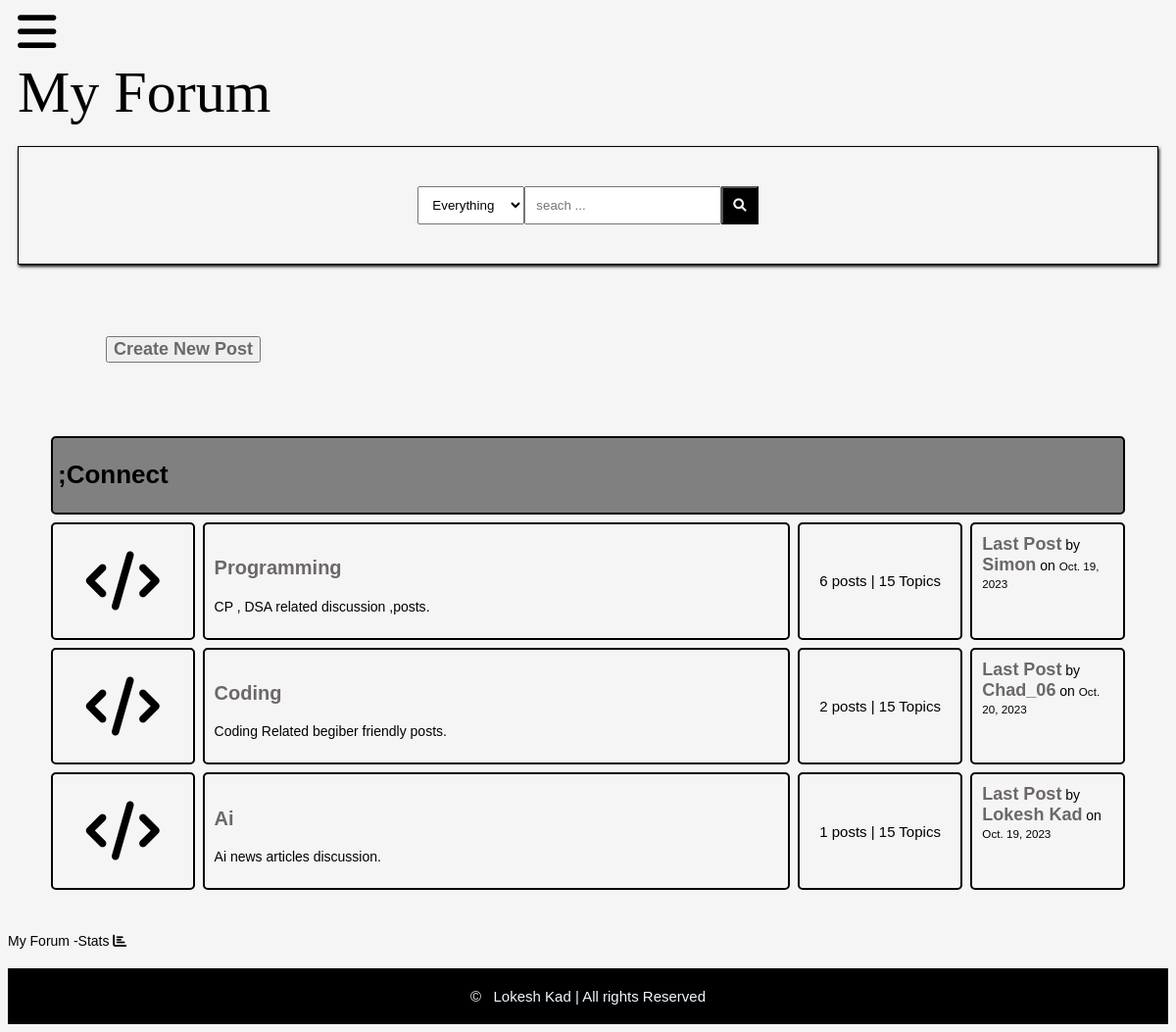
The page / on the database its author committed.
### posts/models.py (models this page shows, shortened)
class Category(models.Model):
    title=models.CharField(max_length=50)
    slug=models.SlugField(max_length=400,unique=True,blank=True)
    description=models.TextField(default="description")
    class Meta:
        verbose_name_plural="categories"
    def get_url(self):
        return reverse("posts",kwargs={
            "slug":self.slug
        })
    @property
    def num_posts(self):
        return Post.objects.filter(categories=self).count()
    @property
    def last_posts(self):
        return Post.objects.filter(categories=self).latest("date")

class Post(models.Model):
    title=models.CharField(max_length=400)
    slug=models.SlugField(max_length=400,unique=True,blank=True)
    user=models.ForeignKey(Author,on_delete=models.CASCADE)
    content=HTMLField()
    categories=models.ManyToManyField(Category)
    date=models.DateTimeField(auto_now_add=True)
    approved=models.BooleanField(default=False)
    hit_count_generic=GenericRelation(HitCount,object_id_field='object_pk',related_query_name='hit_count_generic_relation')
    tag=TaggableManager()
    comments=models.ManyToManyField(Comment,blank=True)
    approved = models.BooleanField(default=True)

class Author(models.Model):
    user=models.ForeignKey(User,on_delete=models.CASCADE)
    fullname=models.CharField(max_length=40,blank=True)
    slug=models.SlugField(max_length=400,unique=True,blank=True)
    bio=HTMLField()
    points=models.IntegerField(default=0)
    profile_pic=ResizedImageField(size=[50,80],quality=100,upload_to="authors",default=None,null=True,blank=True)

### posts/views.py (the view)
# urls.py: 2. Add a URL to urlpatterns:  path('', views.home, name='home')
def home(request):
    forums=Category.objects.all()
    return render(request,'home.html',{'post':forums})

### template/home.html
{%extends 'base.html'%}
{%block content%}
    <div class="container">
        <div class="subforum">
            <div class="subforum-title">
                <h1>;Connect</h1>
            </div>
        {%for post in post%}
            <div class="subforum-row">
                <div class="subforum-icon subforum-column centre">
                    <i class="fa fa-code"></i>
                </div>
                <div class="subforum-description subforum-column">
                    <h1><a href="{{post.get_url}}">{{post.title}}</a></h1>
                    <p>{{post.description}}.</p>
                </div>
                <div class="subforum-stats subforum-column centre">
                    <span>{{post.num_posts}} posts | 15 Topics</span>
                </div>
                <div class="subforum-info subforum-column ">
                    <b><a href="{{post.get_url}}">Last Post</a></b> by <a href="">{{post.last_posts.user.fullname|title}}</a>
                    on <small>{{post.last_posts.date|date}}</small>
                </div>
            </div>
            {%endfor%}
        </div>
    </div>
    <div class="forum-info">
        <div class="chart">
            My Forum -Stats <i class="fa fa-bar-chart"></i>
        </div>
    </div>
   {%endblock content%}

### template/base.html (shortened to what this page needs)
{% load static %}
<!DOCTYPE html>
<html lang="en">
<head>
    <link rel="stylesheet" href="{% static 'style1.css'%}">
    <link rel="stylesheet" href="https://cdnjs.cloudflare.com/ajax/libs/font-awesome/4.7.0/css/font-awesome.min.css">
    <link rel="stylesheet" href="https://cdnjs.cloudflare.com/ajax/libs/font-awesome/6.0.0/css/all.min.css">
</head>
<body>
    <header>
        <div class="navbar">
            <a href="#" class="bar-icon" id="icon-bar" onclick="hideIconBar()"><i class="fa fa-bars"></i></a>
            <br>
        </div>
        <div class="brand">My Forum</div>
        <div class="search-box">
            <select name="" id="">
                <option value="everything">Everything</option>
            </select>
            <input type="text" name="q" id="" placeholder="seach ...">
            <button><i class="fa fa-search"></i></button>
        </div>
    </header>
    <div style="font-size: 100px;font-weight: 300px;margin-left: 100px;"><button><a href="{%url 'create_post'%}">Create New Post</a></button></div>
    {%block content%}
    {%endblock content%}
    <footer>
        <span>&copy; &nbsp; Lokesh Kad | All rights Reserved</span>
    </footer>
</body>
</html>

### static/style1.css (style rules this page uses)
* { box-sizing: border-box; }
html { font-size: 14px; font-family:'Trebuchet MS', 'Lucida Sans Unicode', 'Lucida Grande', 'Lucida Sans', Arial, sans-serif; background-color: whitesmoke; }
a { color: rgb(109, 104, 104); font-weight: bolder; text-decoration: none; font-size:18px; }
h1 { font-size: 26px; font-weight: bolder; }
h1 a { font-size: 20px; }
span { font-size: 15px; }
.container { margin: 20px; padding: 20px; }
.subforum { margin-top: 20px; }
.subforum-title { background-color: grey; border: 2px black solid; padding: 5px; border-radius: 5px; margin: 4px; }
.subforum-description { margin-block: 0; }
.subforum-row { display: grid; grid-template-columns: 14% 55% 16% 15%; }
.subforum-column { padding: 10px; margin: 4px; border-radius: 5px; border: 2px black solid; }
.centre { display: flex; justify-content: center; align-items: center; }
.subforum-icon { font-size: 60px; }
header { margin-inline: 10px; }
.navbar { display: flex; align-items: center; width: 100%; }
.bar-icon { font-size:45px; display: inline-block; margin-right: 10px; color: rgb(0, 0, 0); cursor: pointer; }
.brand { font-size: 60px; display: inline-block; font-family: aquire; }
.search-box { border: solid 1px black; margin-top: 20px; padding: 40px; display: flex; justify-content: center; box-shadow: 1px 2px 3px black; }
.search-box select { padding: 10px; }
.search-box input { padding:10px; }
.search-box button { padding: 10px; background-color: black; color: aliceblue; }
footer { margin-top: 20px; padding: 20px; background-color: black; color: aliceblue; display: block; text-align: center; }

### rows shown on the page
Category: title "Programming", description "CP , DSA related discussion ,posts", num_posts "6", last_posts.user.fullname "Simon", last_posts "Oct. 19, 2023"
Category: title "Coding", description "Coding Related begiber friendly posts", num_posts "2", last_posts.user.fullname "Chad_06", last_posts "Oct. 20, 2023"
Category: title "Ai", description "Ai news articles discussion", num_posts "1", last_posts.user.fullname "Lokesh Kad", last_posts "Oct. 19, 2023"
